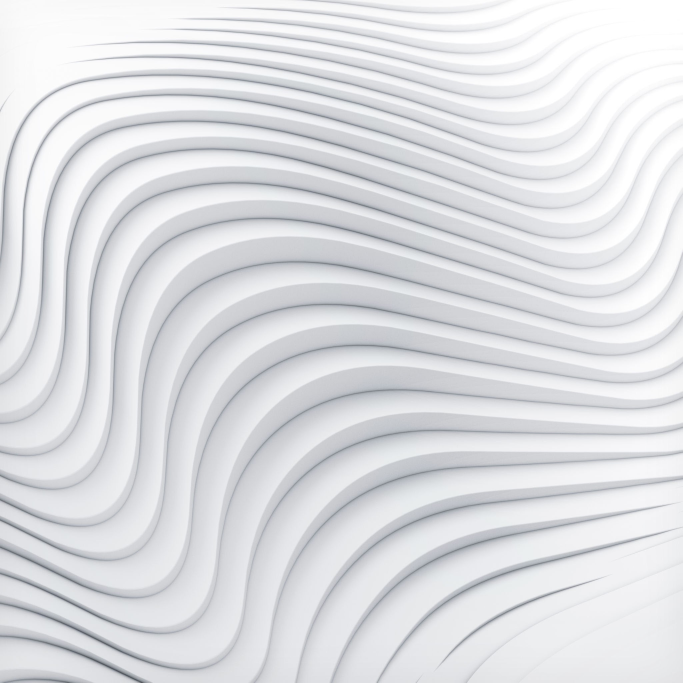
#> input picture presentation/assets/wave_vertical.jpg, 2048 x 2048 px (shown at 1/3 size)
$ python prepare_images.py
#> lines starting #> are read from the running program, lines starting #| are printed output that depends on the picture; after the words box and inside, x2 and y2 are one past the last pixel; in counts of white or black regions, pixels touching at a corner belong together
"""Prepare the wave images the way the reference cover (Untitled presentation.svg) uses them.

The reference places the paper-wave photo at 50 % opacity (alpha 127) inside a rectangle whose top-left and
bottom-right corners are rounded, so the grey slide background shows through and the image blends in. This
script bakes the crop, the corner mask and the opacity into PNGs that the deck builder places directly.

    cover_wave.png    crop of wave_vertical.jpg exactly as in the SVG (x 484-1155, y 447-2048 of 2048 px),
                      corner radius 111.8 px; placed at 1.96" x 4.68"
    problem_wave.png  centre crop of wave_horizontal.jpg to the 3.45" x 2.6" box, same corner radius in inches

Usage (from project root):
    .venv\\Scripts\\python.exe presentation\\prepare_images.py
"""

import os

from PIL import Image, ImageDraw

HERE = os.path.dirname(os.path.abspath(__file__))
ASSETS = os.path.join(HERE, "assets")
ALPHA = 127  # 50 % opacity, as in the reference


def diagonal_round(img, radius):
    """Return img as RGBA with ALPHA opacity inside a rectangle whose top-left and bottom-right corners are rounded."""
    w, h = img.size
    scale = 4  # supersample the mask for smooth corners
    mask = Image.new("L", (w * scale, h * scale), 0)
    d = ImageDraw.Draw(mask)
    r = int(radius * scale)
    d.rounded_rectangle([0, 0, w * scale - 1, h * scale - 1], radius=r, fill=ALPHA,
                        corners=(True, False, True, False))  # top-left, top-right, bottom-right, bottom-left
    out = img.convert("RGBA")
    out.putalpha(mask.resize((w, h), Image.LANCZOS))
    return out


def main():
    src = Image.open(os.path.join(ASSETS, "wave_vertical.jpg"))
#> src is the input picture: PIL image 2048x2048 RGB; mean R, G, B 222.3, 223.5, 226.8
    cover = src.crop((484, 447, 1155, 2048))
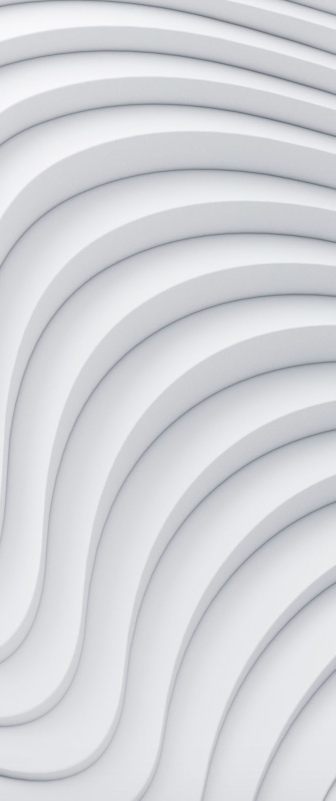
#> cover: PIL image 671x1601 RGB (shown at 1/2 size); mean R, G, B 212.7, 214.1, 218.2
    diagonal_round(cover, 111.8).save(os.path.join(ASSETS, "cover_wave.png"), optimize=True)
#> in diagonal_round, `mask = Image.new("L", (w * scale, h * scale), 0)`: mask: PIL image 2684x6404 L; every value is 0
#> in diagonal_round, `out.putalpha(mask.resize((w, h), Image.LANCZOS))`:
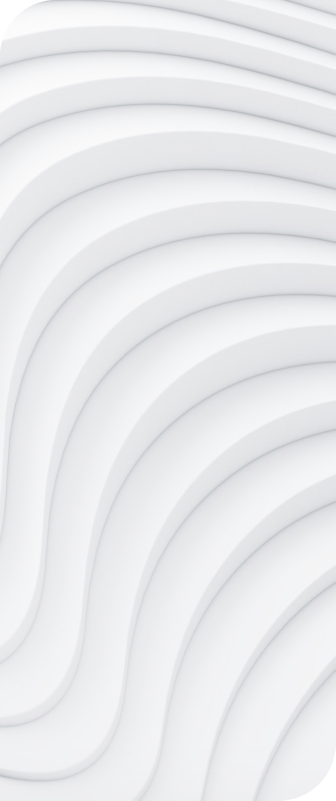
#> out: PIL image 671x1601 RGBA (shown at 1/2 size); mean R, G, B, A 212.7, 214.1, 218.2, 126.4; transparent parts drawn white
#> in diagonal_round, `out.putalpha(mask.resize((w, h), Image.LANCZOS))`:
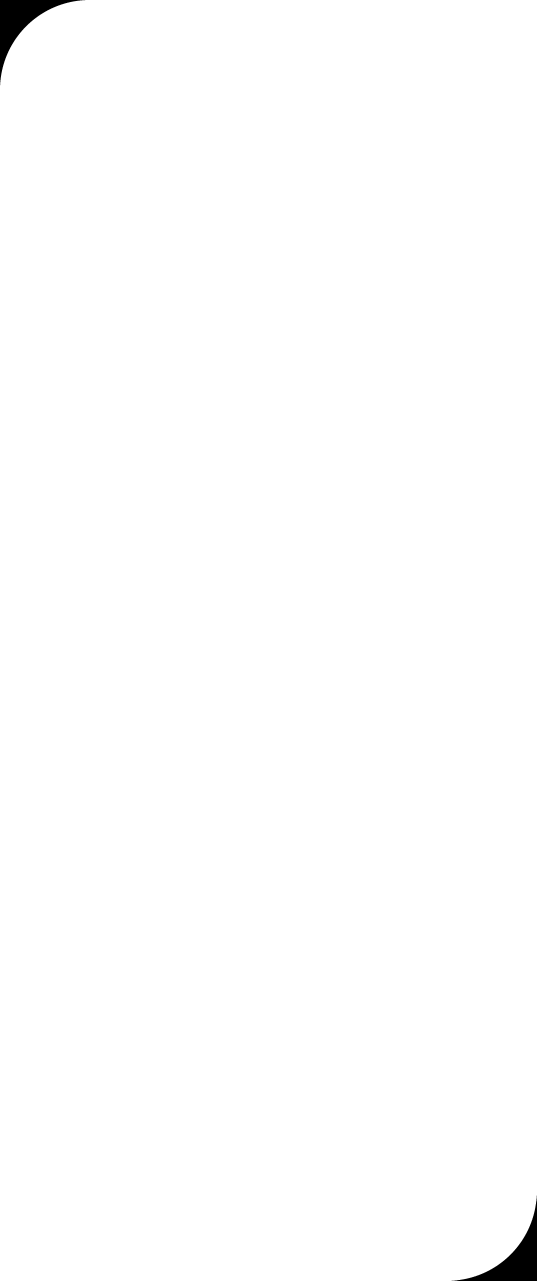
#> mask: PIL image 2684x6404 L (shown at 1/5 size); values 0 (black) and 127 (white), 99.5% white; 2 black regions, box (x1, y1, x2, y2) and area: (0, 0, 426, 426) 43011, (2258, 5978, 2684, 6404) 43011

    src = Image.open(os.path.join(ASSETS, "wave_horizontal.jpg"))
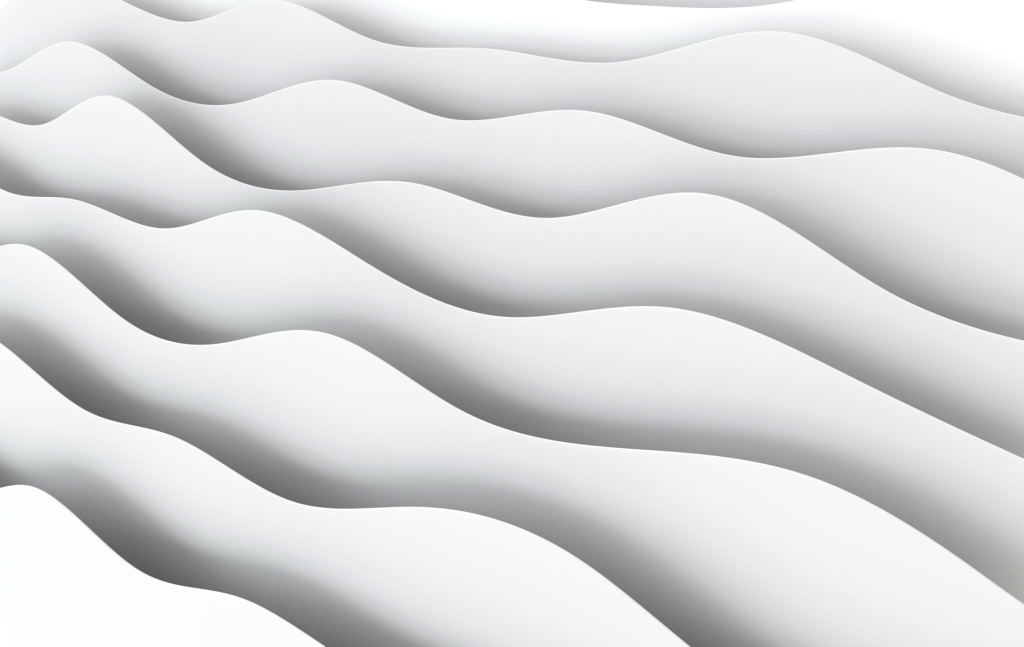
#> input picture presentation/assets/wave_horizontal.jpg, 2048 x 1293 px (shown at 1/2 size)
#> src is the input picture: PIL image 2048x1293 RGB; mean R, G, B 216.1, 217.6, 217.4
    box_w, box_h = 3.45, 2.6
    crop_w = round(src.height * box_w / box_h)
#> crop_w = 1716
    left = (src.width - crop_w) // 2
#> left = 166
    problem = src.crop((left, 0, left + crop_w, src.height))
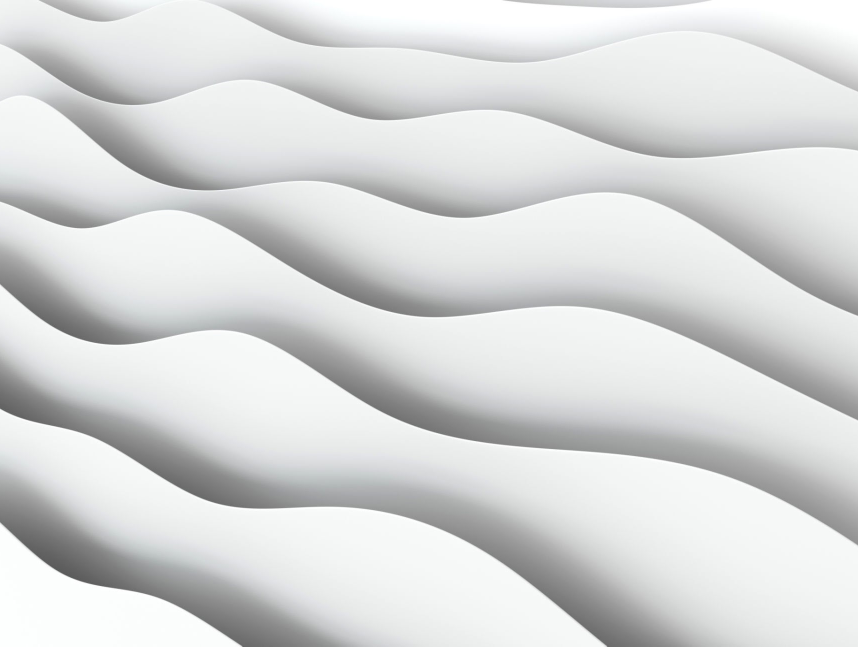
#> problem: PIL image 1716x1293 RGB (shown at 1/2 size); mean R, G, B 215.1, 216.7, 216.5
    px_per_in = crop_w / box_w
#> px_per_in = 497.4
    diagonal_round(problem, 0.29 * px_per_in).save(os.path.join(ASSETS, "problem_wave.png"), optimize=True)
#> call 2 of diagonal_round, with radius = 144.2
#> in diagonal_round (call 2), `mask = Image.new("L", (w * scale, h * scale), 0)`: mask: PIL image 6864x5172 L; every value is 0
#> in diagonal_round (call 2), `out.putalpha(mask.resize((w, h), Image.LANCZOS))`:
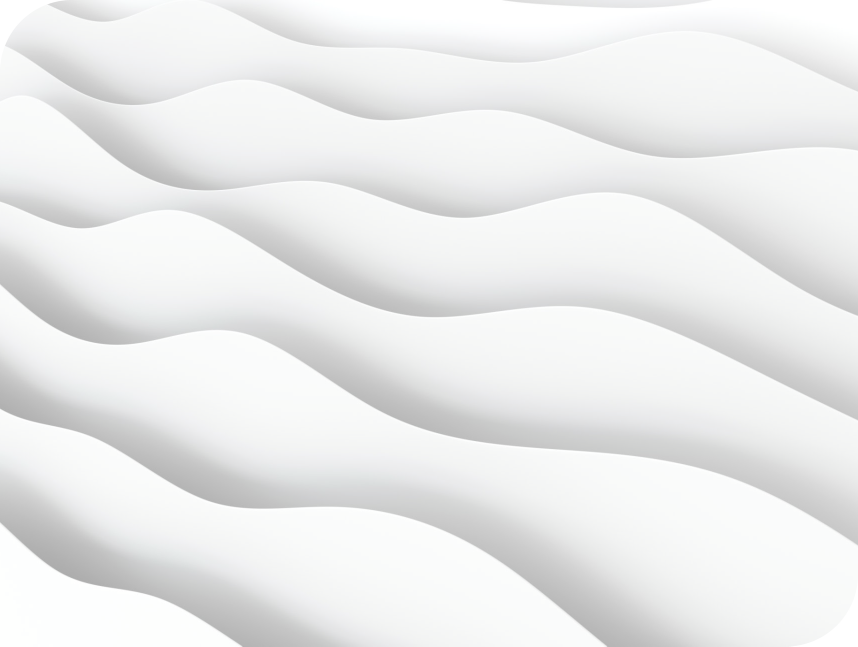
#> out: PIL image 1716x1293 RGBA (shown at 1/2 size); mean R, G, B, A 215.1, 216.7, 216.5, 126.5; transparent parts drawn white
#> in diagonal_round (call 2), `out.putalpha(mask.resize((w, h), Image.LANCZOS))`:
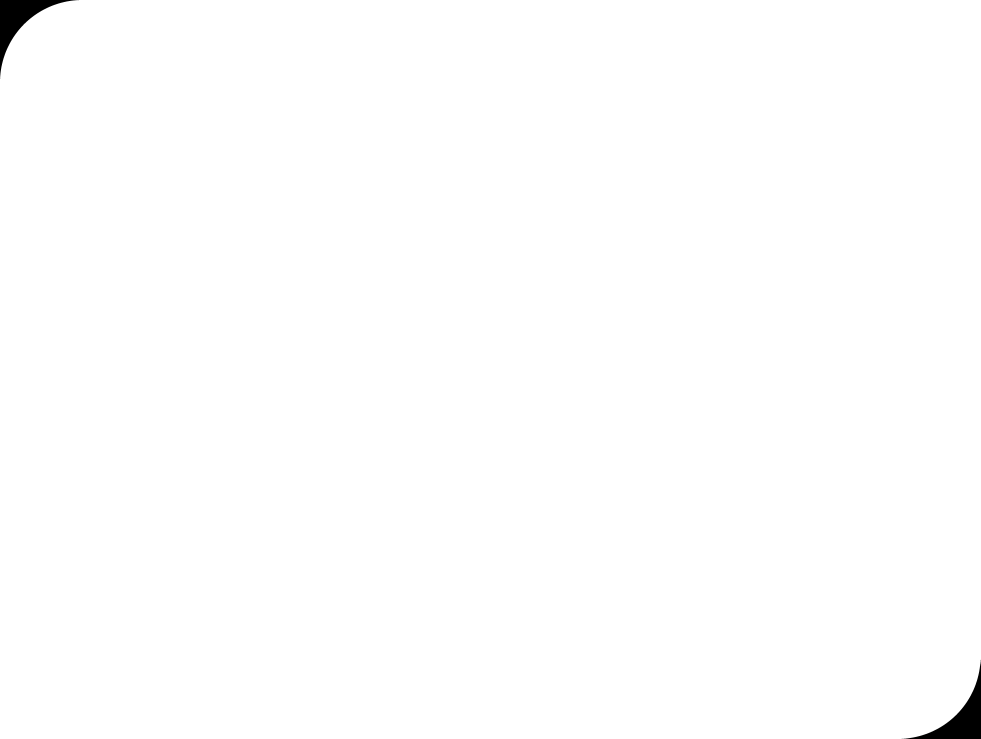
#> mask: PIL image 6864x5172 L (shown at 1/7 size); values 0 (black) and 127 (white), 99.6% white; 2 black regions, box (x1, y1, x2, y2) and area: (0, 0, 553, 553) 71383, (6311, 4619, 6864, 5172) 71383
    print("saved cover_wave.png", cover.size, "and problem_wave.png", problem.size)
#| saved cover_wave.png (671, 1601) and problem_wave.png (1716, 1293)


if __name__ == "__main__":
    main()
